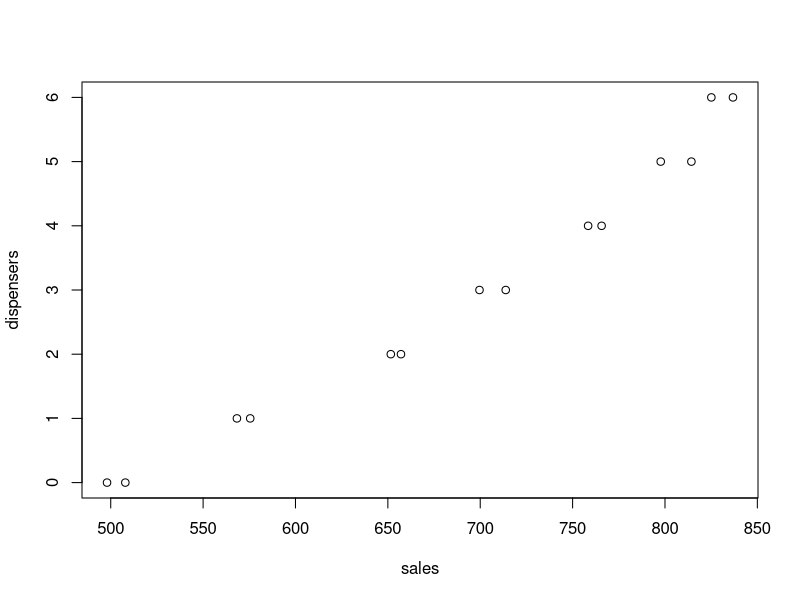

The R script that drew this image:
install.packages('tidyverse')

cafeteria<-c(1,2,3,4,5,6,7,8,9,10,11,12,13,14)
dispensers<-c(0,0,1,1,2,2,3,3,4,4,5,5,6,6)
sales<-c(507.9,498,568.3,575.5,651.6,657.1,713.8,699.6,758.4,765.7,797.7,814.3,836.8,825.1)

cafe = data.frame(cafeteria,dispensers,sales)

#plot of sales vs dispensers
plot(sales,dispensers)   #As the sales increases, the number of dispensers in each cafeteria increases. 
#The relation looks a bit curved in nature

#Fitting a simple linear regression model to dispensers and sales. 

sales_lm <- lm(sales~dispensers, data=cafe)
summary(sales_lm)

sales_qm <- lm(sales~dispensers+I(dispensers^2), data=cafe)
summary(sales_qm)
